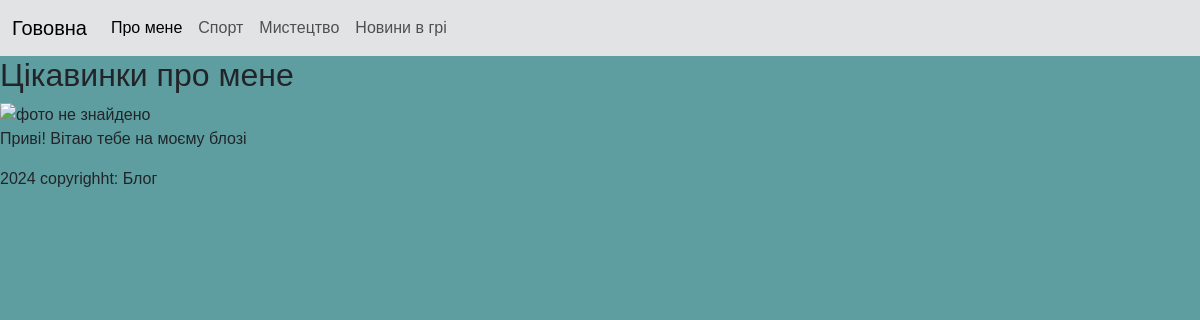
Before: /about with the older database file.
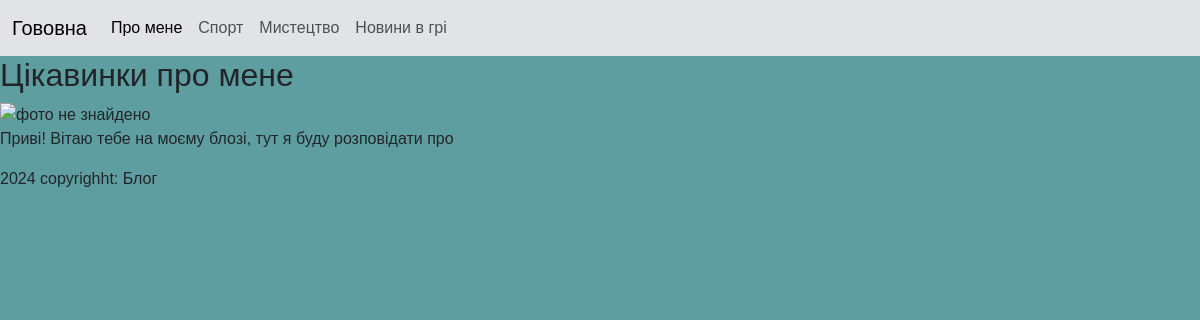
After: the same page with the newer database file.
### tables this page shows
CREATE TABLE user(
	user_id INTEGER PRIMARY KEY AUTOINCREMENT,
	name TEXT,
	image TEXT,
	login TEXT,
	password TEXT,
	description_short TEXT,
	description TEXT
);

### main.py (the view)
@app.route("/about")
def about():
    user = db.getUser()
    print(user)
    return render_template("about.html", user=user)

### db_scripts.py (called while the page is built)
def open():
    global connection, cursor
    connection = sqlite3.connect(db_name)
    cursor = connection.cursor()

def close():
    cursor.close()
    connection.close()

def getUser():
    open()
    cursor.execute('''SELECT * FROM user''')
    user = cursor.fetchone()
    close()
    return user

### templates/about.html
{%extends "index.html" %}
{%block content%}
<h2>Цікавинки про мене</h2>
<img src="..." alt="фото не знайдено" width="500px" height="500px">
<p>
    {{user[6]}}
</p>
{%endblock%}

### templates/index.html (shortened to what this page needs)
<!DOCTYPE html>
<html lang="en">
<head>
    <link href="https://cdn.jsdelivr.net/npm/bootstrap@5.3.3/dist/css/bootstrap.min.css" rel="stylesheet">
    <link rel="stylesheet" href="/static/style.css">
</head>
<body>
    {% include "menu.html" %}
    <main>
        {%block content%}
        {%endblock%}
    </main>
    {% include "footer.html" %}
</body>
</html>

### templates/menu.html (shortened to what this page needs)
<header>
    <nav class="navbar navbar-expand-lg bg-secondary-subtle">
        <div class="container-fluid">
          <a class="navbar-brand" href="/">Гововна</a>
            <div class="collapse navbar-collapse" id="navbarSupportedContent">
                <ul class="navbar-nav me-auto mb-2 mb-lg-0">
                    <li class="nav-item">
                        <a class="nav-link active" aria-current="page" href="/about">Про мене</a>
                    </li>
                    <li class="nav-item">
                        <a class="nav-link" href="/post/category/sport">Спорт</a>
                    </li>
                    <li class="nav-item">
                        <a class="nav-link" href="/post/category/art">Мистецтво</a>
                    </li>
                    <li class="nav-item">
                        <a class="nav-link" href="/post/category/games-news">Новини в грі</a>
                    </li>
</ul>
      </div>
    </div>
  </nav>
</header>

### templates/footer.html
<footer>
    <p>
        2024 copyrighht: <d>Блог</d>
    </p>
</footer>

### static/style.css (style rules this page uses)
body { background-color: cadetblue ; font-family: sans-serif; }

Changed rows visible on the page:
changed user: description "Приві! Вітаю тебе на моєму блозі" → "Приві! Вітаю тебе на моєму блозі, тут я буду розповідати про"
